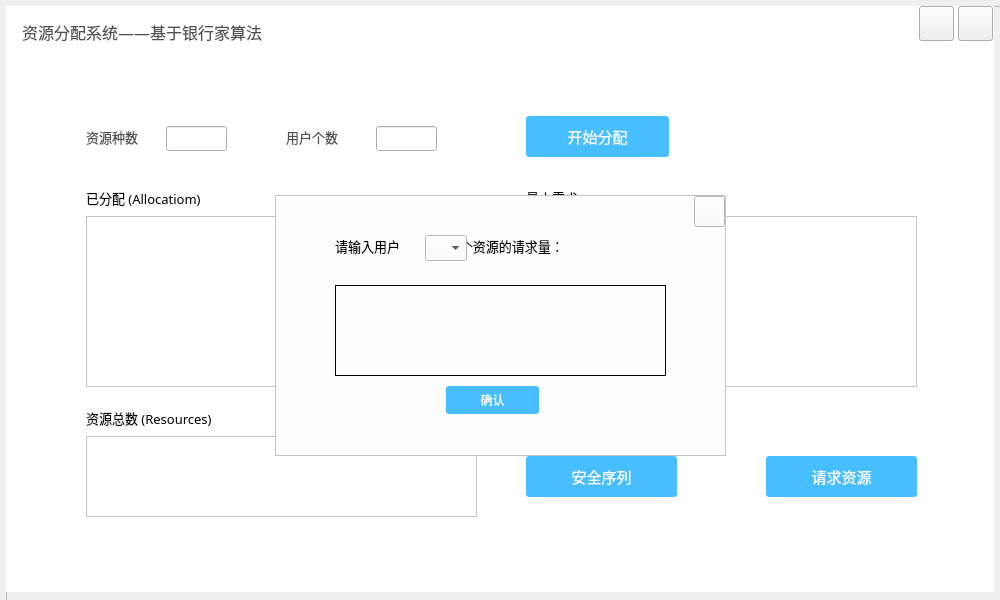
<?xml version="1.0" encoding="UTF-8"?>
<ui version="4.0">
 <class>MainWindow</class>
 <widget class="QMainWindow" name="MainWindow">
  <property name="geometry">
   <rect>
    <x>0</x>
    <y>0</y>
    <width>1000</width>
    <height>600</height>
   </rect>
  </property>
  <property name="windowTitle">
   <string>银行家算法系统</string>
  </property>
  <property name="windowIcon">
   <iconset>
    <normaloff>:/image/victoricon2.png</normaloff>
    <normalon>:/image/bankericon.ico</normalon>:/image/victoricon2.png</iconset>
  </property>
  <property name="styleSheet">
   <string notr="true"/>
  </property>
  <widget class="QWidget" name="centralwidget">
   <widget class="QFrame" name="frame">
    <property name="geometry">
     <rect>
      <x>6</x>
      <y>6</y>
      <width>1000</width>
      <height>600</height>
     </rect>
    </property>
    <property name="frameShape">
     <enum>QFrame::StyledPanel</enum>
    </property>
    <property name="frameShadow">
     <enum>QFrame::Raised</enum>
    </property>
    <widget class="QLabel" name="label_2">
     <property name="geometry">
      <rect>
       <x>0</x>
       <y>0</y>
       <width>988</width>
       <height>586</height>
      </rect>
     </property>
     <property name="styleSheet">
      <string notr="true">background-color: rgb(255, 255, 255);</string>
     </property>
     <property name="text">
      <string/>
     </property>
    </widget>
    <widget class="QPushButton" name="pushButton">
     <property name="geometry">
      <rect>
       <x>520</x>
       <y>110</y>
       <width>143</width>
       <height>41</height>
      </rect>
     </property>
     <property name="font">
      <font>
       <family>微软雅黑</family>
       <pointsize>11</pointsize>
       <weight>25</weight>
       <italic>false</italic>
       <bold>false</bold>
      </font>
     </property>
     <property name="styleSheet">
      <string notr="true">QPushButton{border-style:none;font: 200 11pt &quot;微软雅黑&quot;;background-color: rgb(70, 190, 255);color: rgb(255, 255, 255);border-radius: 3px;}
QPushButton:hover{background: rgb(85, 205, 255);color: rgb(255, 255, 255);}</string>
     </property>
     <property name="text">
      <string>开始分配</string>
     </property>
    </widget>
    <widget class="QLabel" name="label">
     <property name="geometry">
      <rect>
       <x>16</x>
       <y>10</y>
       <width>351</width>
       <height>31</height>
      </rect>
     </property>
     <property name="font">
      <font>
       <family>腾讯体</family>
       <pointsize>12</pointsize>
       <weight>50</weight>
       <bold>false</bold>
      </font>
     </property>
     <property name="styleSheet">
      <string notr="true">color: rgb(80, 80, 80);</string>
     </property>
     <property name="text">
      <string>资源分配系统——基于银行家算法</string>
     </property>
    </widget>
    <widget class="QPushButton" name="pushButton_2">
     <property name="geometry">
      <rect>
       <x>952</x>
       <y>0</y>
       <width>35</width>
       <height>35</height>
      </rect>
     </property>
     <property name="styleSheet">
      <string notr="true">QPushButton{border-image: url(:/image/close2.png);}
QPushButton:hover{background: rgb(235, 49, 49);border-image: url(:/image/close.png);}</string>
     </property>
     <property name="text">
      <string/>
     </property>
    </widget>
    <widget class="QPushButton" name="pushButton_3">
     <property name="geometry">
      <rect>
       <x>913</x>
       <y>0</y>
       <width>35</width>
       <height>35</height>
      </rect>
     </property>
     <property name="styleSheet">
      <string notr="true">QPushButton{border-image: url(:/image/minimum2.png);}
QPushButton:hover{background:rgb(70, 190, 255);border-image: url(:/image/minimum.png);}
</string>
     </property>
     <property name="text">
      <string/>
     </property>
    </widget>
    <widget class="QLabel" name="label_3">
     <property name="geometry">
      <rect>
       <x>80</x>
       <y>120</y>
       <width>71</width>
       <height>21</height>
      </rect>
     </property>
     <property name="font">
      <font>
       <family>微软雅黑</family>
       <pointsize>10</pointsize>
      </font>
     </property>
     <property name="styleSheet">
      <string notr="true">color: rgb(80, 80, 80);</string>
     </property>
     <property name="text">
      <string>资源种数</string>
     </property>
    </widget>
    <widget class="QLineEdit" name="lineEdit">
     <property name="geometry">
      <rect>
       <x>160</x>
       <y>120</y>
       <width>61</width>
       <height>25</height>
      </rect>
     </property>
     <property name="font">
      <font>
       <family>微软雅黑</family>
       <pointsize>10</pointsize>
      </font>
     </property>
     <property name="styleSheet">
      <string notr="true"/>
     </property>
    </widget>
    <widget class="QLabel" name="label_4">
     <property name="geometry">
      <rect>
       <x>280</x>
       <y>120</y>
       <width>71</width>
       <height>21</height>
      </rect>
     </property>
     <property name="font">
      <font>
       <family>微软雅黑</family>
       <pointsize>10</pointsize>
      </font>
     </property>
     <property name="styleSheet">
      <string notr="true">color: rgb(80, 80, 80);</string>
     </property>
     <property name="text">
      <string>用户个数</string>
     </property>
    </widget>
    <widget class="QLineEdit" name="lineEdit_2">
     <property name="geometry">
      <rect>
       <x>370</x>
       <y>120</y>
       <width>61</width>
       <height>25</height>
      </rect>
     </property>
     <property name="font">
      <font>
       <family>微软雅黑</family>
       <pointsize>10</pointsize>
      </font>
     </property>
    </widget>
    <widget class="QScrollArea" name="scrollArea">
     <property name="geometry">
      <rect>
       <x>520</x>
       <y>210</y>
       <width>391</width>
       <height>171</height>
      </rect>
     </property>
     <property name="styleSheet">
      <string notr="true">background-color: rgb(255, 255, 255);</string>
     </property>
     <property name="verticalScrollBarPolicy">
      <enum>Qt::ScrollBarAsNeeded</enum>
     </property>
     <property name="widgetResizable">
      <bool>true</bool>
     </property>
     <widget class="QWidget" name="scrollAreaWidgetContents">
      <property name="geometry">
       <rect>
        <x>0</x>
        <y>0</y>
        <width>389</width>
        <height>169</height>
       </rect>
      </property>
      <widget class="QTableWidget" name="tableWidget_2">
       <property name="geometry">
        <rect>
         <x>0</x>
         <y>0</y>
         <width>391</width>
         <height>171</height>
        </rect>
       </property>
       <property name="font">
        <font>
         <family>微软雅黑</family>
        </font>
       </property>
       <property name="styleSheet">
        <string notr="true">border:none;</string>
       </property>
      </widget>
     </widget>
    </widget>
    <widget class="QScrollArea" name="scrollArea_2">
     <property name="geometry">
      <rect>
       <x>80</x>
       <y>210</y>
       <width>391</width>
       <height>171</height>
      </rect>
     </property>
     <property name="styleSheet">
      <string notr="true">background-color: rgb(255, 255, 255);
border-color: rgb(214, 214, 214);
</string>
     </property>
     <property name="widgetResizable">
      <bool>true</bool>
     </property>
     <widget class="QWidget" name="scrollAreaWidgetContents_2">
      <property name="geometry">
       <rect>
        <x>0</x>
        <y>0</y>
        <width>389</width>
        <height>169</height>
       </rect>
      </property>
      <widget class="QTableWidget" name="tableWidget">
       <property name="geometry">
        <rect>
         <x>0</x>
         <y>0</y>
         <width>391</width>
         <height>171</height>
        </rect>
       </property>
       <property name="styleSheet">
        <string notr="true">border:none;</string>
       </property>
      </widget>
     </widget>
    </widget>
    <widget class="QLabel" name="label_5">
     <property name="geometry">
      <rect>
       <x>80</x>
       <y>180</y>
       <width>161</width>
       <height>23</height>
      </rect>
     </property>
     <property name="font">
      <font>
       <family>微软雅黑</family>
       <pointsize>10</pointsize>
      </font>
     </property>
     <property name="text">
      <string>已分配 (Allocatiom)</string>
     </property>
    </widget>
    <widget class="QLabel" name="label_6">
     <property name="geometry">
      <rect>
       <x>80</x>
       <y>400</y>
       <width>171</width>
       <height>23</height>
      </rect>
     </property>
     <property name="font">
      <font>
       <family>微软雅黑</family>
       <pointsize>10</pointsize>
      </font>
     </property>
     <property name="text">
      <string>资源总数 (Resources)</string>
     </property>
    </widget>
    <widget class="QScrollArea" name="scrollArea_3">
     <property name="geometry">
      <rect>
       <x>80</x>
       <y>430</y>
       <width>391</width>
       <height>81</height>
      </rect>
     </property>
     <property name="styleSheet">
      <string notr="true">background-color: rgb(255, 255, 255);</string>
     </property>
     <property name="widgetResizable">
      <bool>true</bool>
     </property>
     <widget class="QWidget" name="scrollAreaWidgetContents_3">
      <property name="geometry">
       <rect>
        <x>0</x>
        <y>0</y>
        <width>389</width>
        <height>79</height>
       </rect>
      </property>
      <widget class="QTableWidget" name="tableWidget_3">
       <property name="geometry">
        <rect>
         <x>0</x>
         <y>0</y>
         <width>391</width>
         <height>81</height>
        </rect>
       </property>
       <property name="font">
        <font>
         <family>微软雅黑</family>
        </font>
       </property>
       <property name="styleSheet">
        <string notr="true">border:none;</string>
       </property>
      </widget>
     </widget>
    </widget>
    <widget class="QLabel" name="label_7">
     <property name="geometry">
      <rect>
       <x>520</x>
       <y>180</y>
       <width>131</width>
       <height>23</height>
      </rect>
     </property>
     <property name="font">
      <font>
       <family>微软雅黑</family>
       <pointsize>10</pointsize>
      </font>
     </property>
     <property name="text">
      <string>最大需求 (Max)</string>
     </property>
    </widget>
    <widget class="QPushButton" name="pushButton_4">
     <property name="geometry">
      <rect>
       <x>520</x>
       <y>450</y>
       <width>151</width>
       <height>41</height>
      </rect>
     </property>
     <property name="font">
      <font>
       <family>微软雅黑</family>
       <pointsize>11</pointsize>
       <weight>25</weight>
       <italic>false</italic>
       <bold>false</bold>
      </font>
     </property>
     <property name="styleSheet">
      <string notr="true">QPushButton{border-style:none;font: 200 11pt &quot;微软雅黑&quot;;background-color: rgb(70, 190, 255);color: rgb(255, 255, 255);border-radius: 3px;}
QPushButton:hover{background: rgb(85, 205, 255);color: rgb(255, 255, 255);}</string>
     </property>
     <property name="text">
      <string>安全序列</string>
     </property>
    </widget>
    <widget class="QPushButton" name="pushButton_5">
     <property name="geometry">
      <rect>
       <x>760</x>
       <y>450</y>
       <width>151</width>
       <height>41</height>
      </rect>
     </property>
     <property name="font">
      <font>
       <family>微软雅黑</family>
       <pointsize>11</pointsize>
       <weight>25</weight>
       <italic>false</italic>
       <bold>false</bold>
      </font>
     </property>
     <property name="styleSheet">
      <string notr="true">QPushButton{border-style:none;font: 200 11pt &quot;微软雅黑&quot;;background-color: rgb(70, 190, 255);color: rgb(255, 255, 255);border-radius: 3px;}
QPushButton:hover{background: rgb(85, 205, 255);color: rgb(255, 255, 255);}</string>
     </property>
     <property name="text">
      <string>请求资源</string>
     </property>
    </widget>
    <widget class="mywidget" name="widget" native="true">
     <property name="geometry">
      <rect>
       <x>260</x>
       <y>180</y>
       <width>469</width>
       <height>279</height>
      </rect>
     </property>
     <property name="styleSheet">
      <string notr="true"/>
     </property>
     <widget class="QFrame" name="frame_2">
      <property name="geometry">
       <rect>
        <x>9</x>
        <y>9</y>
        <width>451</width>
        <height>261</height>
       </rect>
      </property>
      <property name="styleSheet">
       <string notr="true">background-color: rgb(253, 253, 253);
</string>
      </property>
      <property name="frameShape">
       <enum>QFrame::StyledPanel</enum>
      </property>
      <property name="frameShadow">
       <enum>QFrame::Raised</enum>
      </property>
      <widget class="QLabel" name="label_8">
       <property name="geometry">
        <rect>
         <x>60</x>
         <y>40</y>
         <width>331</width>
         <height>21</height>
        </rect>
       </property>
       <property name="font">
        <font>
         <family>微软雅黑</family>
         <pointsize>10</pointsize>
         <weight>50</weight>
         <bold>false</bold>
        </font>
       </property>
       <property name="styleSheet">
        <string notr="true">border:none;
</string>
       </property>
       <property name="text">
        <string>当前系统状态安全，可以对资源继续分配。</string>
       </property>
      </widget>
      <widget class="QLabel" name="label_9">
       <property name="geometry">
        <rect>
         <x>60</x>
         <y>72</y>
         <width>111</width>
         <height>21</height>
        </rect>
       </property>
       <property name="font">
        <font>
         <family>微软雅黑</family>
         <pointsize>10</pointsize>
         <weight>75</weight>
         <bold>true</bold>
        </font>
       </property>
       <property name="styleSheet">
        <string notr="true">border:none;</string>
       </property>
       <property name="text">
        <string>所有安全序列：</string>
       </property>
      </widget>
      <widget class="QPushButton" name="pushButton_6">
       <property name="geometry">
        <rect>
         <x>178</x>
         <y>200</y>
         <width>93</width>
         <height>28</height>
        </rect>
       </property>
       <property name="styleSheet">
        <string notr="true">QPushButton{border-style:none;font: 200 10pt &quot;微软雅黑&quot;;background-color: rgb(70, 190, 255);color: rgb(255, 255, 255);border-radius: 3px;}
QPushButton:hover{background: rgb(85, 205, 255);color: rgb(255, 255, 255);}</string>
       </property>
       <property name="text">
        <string>确认</string>
       </property>
      </widget>
      <widget class="QPushButton" name="pushButton_9">
       <property name="geometry">
        <rect>
         <x>419</x>
         <y>1</y>
         <width>31</width>
         <height>31</height>
        </rect>
       </property>
       <property name="styleSheet">
        <string notr="true">QPushButton{border-image: url(:/image/close2.png);}
QPushButton:hover{background: rgb(235, 49, 49);border-image: url(:/image/close.png);}</string>
       </property>
       <property name="text">
        <string/>
       </property>
      </widget>
      <widget class="QScrollArea" name="scrollArea_4">
       <property name="geometry">
        <rect>
         <x>60</x>
         <y>100</y>
         <width>331</width>
         <height>86</height>
        </rect>
       </property>
       <property name="styleSheet">
        <string notr="true">border:none;</string>
       </property>
       <property name="widgetResizable">
        <bool>true</bool>
       </property>
       <widget class="QWidget" name="scrollAreaWidgetContents_4">
        <property name="geometry">
         <rect>
          <x>0</x>
          <y>0</y>
          <width>331</width>
          <height>86</height>
         </rect>
        </property>
        <property name="styleSheet">
         <string notr="true">border:none;</string>
        </property>
        <widget class="QTextBrowser" name="textBrowser">
         <property name="geometry">
          <rect>
           <x>0</x>
           <y>0</y>
           <width>331</width>
           <height>81</height>
          </rect>
         </property>
         <property name="font">
          <font>
           <family>微软雅黑</family>
           <pointsize>11</pointsize>
          </font>
         </property>
         <property name="styleSheet">
          <string notr="true">border:none;</string>
         </property>
        </widget>
       </widget>
      </widget>
     </widget>
    </widget>
    <widget class="mywidget" name="widget_2" native="true">
     <property name="geometry">
      <rect>
       <x>260</x>
       <y>180</y>
       <width>469</width>
       <height>279</height>
      </rect>
     </property>
     <property name="styleSheet">
      <string notr="true"/>
     </property>
     <widget class="QFrame" name="frame_3">
      <property name="geometry">
       <rect>
        <x>9</x>
        <y>9</y>
        <width>451</width>
        <height>261</height>
       </rect>
      </property>
      <property name="styleSheet">
       <string notr="true">background-color: rgb(253, 253, 253);</string>
      </property>
      <property name="frameShape">
       <enum>QFrame::StyledPanel</enum>
      </property>
      <property name="frameShadow">
       <enum>QFrame::Raised</enum>
      </property>
      <widget class="QComboBox" name="comboBox">
       <property name="geometry">
        <rect>
         <x>150</x>
         <y>40</y>
         <width>42</width>
         <height>26</height>
        </rect>
       </property>
       <property name="font">
        <font>
         <family>微软雅黑</family>
         <pointsize>10</pointsize>
        </font>
       </property>
      </widget>
      <widget class="QLabel" name="label_10">
       <property name="geometry">
        <rect>
         <x>60</x>
         <y>40</y>
         <width>331</width>
         <height>21</height>
        </rect>
       </property>
       <property name="font">
        <font>
         <family>微软雅黑</family>
         <pointsize>10</pointsize>
         <weight>50</weight>
         <bold>false</bold>
        </font>
       </property>
       <property name="styleSheet">
        <string notr="true">border:none;
</string>
       </property>
       <property name="text">
        <string>请输入用户          对各个资源的请求量：</string>
       </property>
      </widget>
      <widget class="QPushButton" name="pushButton_7">
       <property name="geometry">
        <rect>
         <x>171</x>
         <y>191</y>
         <width>93</width>
         <height>28</height>
        </rect>
       </property>
       <property name="styleSheet">
        <string notr="true">QPushButton{border-style:none;font: 200 10pt &quot;微软雅黑&quot;;background-color: rgb(70, 190, 255);color: rgb(255, 255, 255);border-radius: 3px;}
QPushButton:hover{background: rgb(85, 205, 255);color: rgb(255, 255, 255);}</string>
       </property>
       <property name="text">
        <string>确认</string>
       </property>
      </widget>
      <widget class="QPushButton" name="pushButton_8">
       <property name="geometry">
        <rect>
         <x>419</x>
         <y>1</y>
         <width>31</width>
         <height>31</height>
        </rect>
       </property>
       <property name="styleSheet">
        <string notr="true">QPushButton{border-image: url(:/image/close2.png);}
QPushButton:hover{background: rgb(235, 49, 49);border-image: url(:/image/close.png);}</string>
       </property>
       <property name="text">
        <string/>
       </property>
      </widget>
      <widget class="QScrollArea" name="scrollArea_5">
       <property name="geometry">
        <rect>
         <x>60</x>
         <y>90</y>
         <width>331</width>
         <height>91</height>
        </rect>
       </property>
       <property name="font">
        <font>
         <family>微软雅黑</family>
        </font>
       </property>
       <property name="styleSheet">
        <string notr="true">border:1px solid black;</string>
       </property>
       <property name="widgetResizable">
        <bool>true</bool>
       </property>
       <widget class="QWidget" name="scrollAreaWidgetContents_5">
        <property name="geometry">
         <rect>
          <x>0</x>
          <y>0</y>
          <width>329</width>
          <height>89</height>
         </rect>
        </property>
        <property name="font">
         <font>
          <family>微软雅黑</family>
         </font>
        </property>
        <property name="styleSheet">
         <string notr="true">border:none;</string>
        </property>
        <widget class="QTableWidget" name="tableWidget_4">
         <property name="geometry">
          <rect>
           <x>0</x>
           <y>0</y>
           <width>331</width>
           <height>91</height>
          </rect>
         </property>
         <property name="font">
          <font>
           <family>微软雅黑</family>
          </font>
         </property>
         <property name="styleSheet">
          <string notr="true">border:none;</string>
         </property>
        </widget>
       </widget>
      </widget>
      <zorder>label_10</zorder>
      <zorder>pushButton_7</zorder>
      <zorder>pushButton_8</zorder>
      <zorder>scrollArea_5</zorder>
      <zorder>comboBox</zorder>
     </widget>
    </widget>
   </widget>
  </widget>
 </widget>
 <customwidgets>
  <customwidget>
   <class>mywidget</class>
   <extends>QWidget</extends>
   <header location="global">mywidget.h</header>
   <container>1</container>
  </customwidget>
 </customwidgets>
 <resources/>
 <connections/>
</ui>
